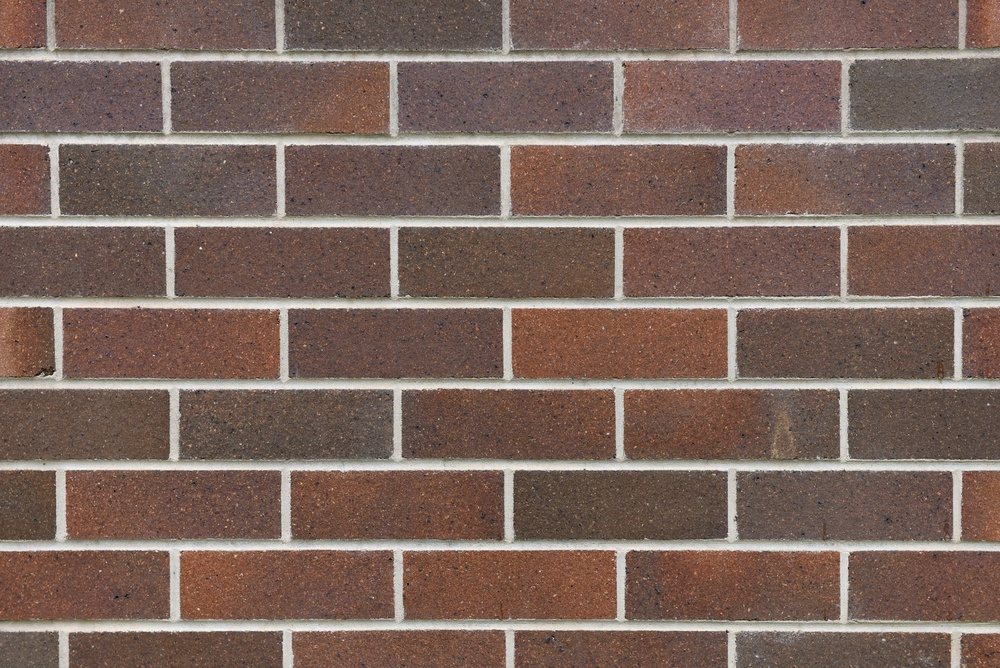
#> input picture David/bricks.jpg, 1000 x 668 px, shrunk from 1920 x 1282 before the run, found by its file name
$ python sorting.py
#> lines starting #> are read from the running program, lines starting #| are printed output that depends on the picture; after the words box and inside, x2 and y2 are one past the last pixel; in counts of white or black regions, pixels touching at a corner belong together
import cv2
import numpy as np

def sort_and_display_bricks(image_path):
    """
    Detects bricks in the image, sorts them from darkest to lightest, and displays them in order.

    Parameters:
    image_path (str): Path to the image file.

    Returns:
    None
    """
#> called with image_path = 'David/bricks.jpg'
    # Load the image from the given path
    image = cv2.imread(image_path)
#> image is the input picture: shape (668, 1000, 3); mean B, G, R 92.9, 101.9, 123.9

    if image is None:
        print(f"Error: Unable to load image at {image_path}")
        return

    original = image.copy()

    # Convert the image to grayscale for further processing
    gray = cv2.cvtColor(image, cv2.COLOR_BGR2GRAY)

    # Apply Gaussian blur to reduce noise and improve contour detection
    blur = cv2.GaussianBlur(gray, (25, 25), 0)
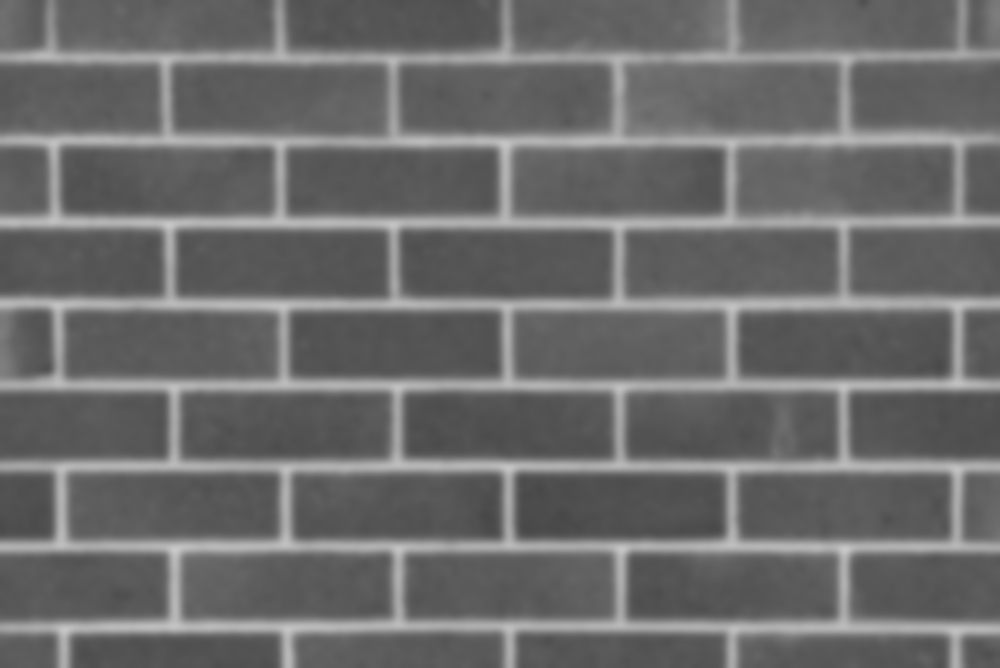
#> blur: shape (668, 1000); min 72, max 201, mean 107.5

    # Apply adaptive thresholding to create a binary image
    thresh = cv2.adaptiveThreshold(blur, 255, cv2.ADAPTIVE_THRESH_GAUSSIAN_C,
                                   cv2.THRESH_BINARY_INV, 11, 2)
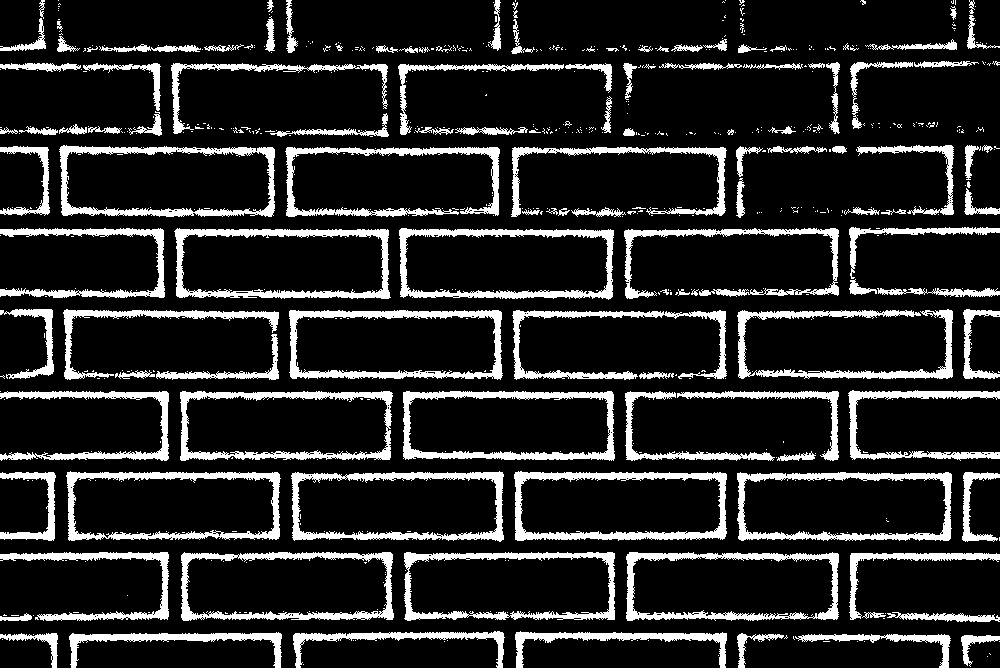
#> thresh: shape (668, 1000); 15.6% white; 646 white regions (523 under 20 px), largest, box (x1, y1, x2, y2) and area: (514, 471, 727, 541) 3562, (174, 228, 391, 299) 3460, (289, 310, 503, 380) 3412

    # Define a kernel for morphological operations to remove small noise
    kernel = np.ones((20, 20), np.uint8)

    # Perform morphological opening to clean up the binary image
    opening = cv2.morphologyEx(thresh, cv2.MORPH_CLOSE, kernel)
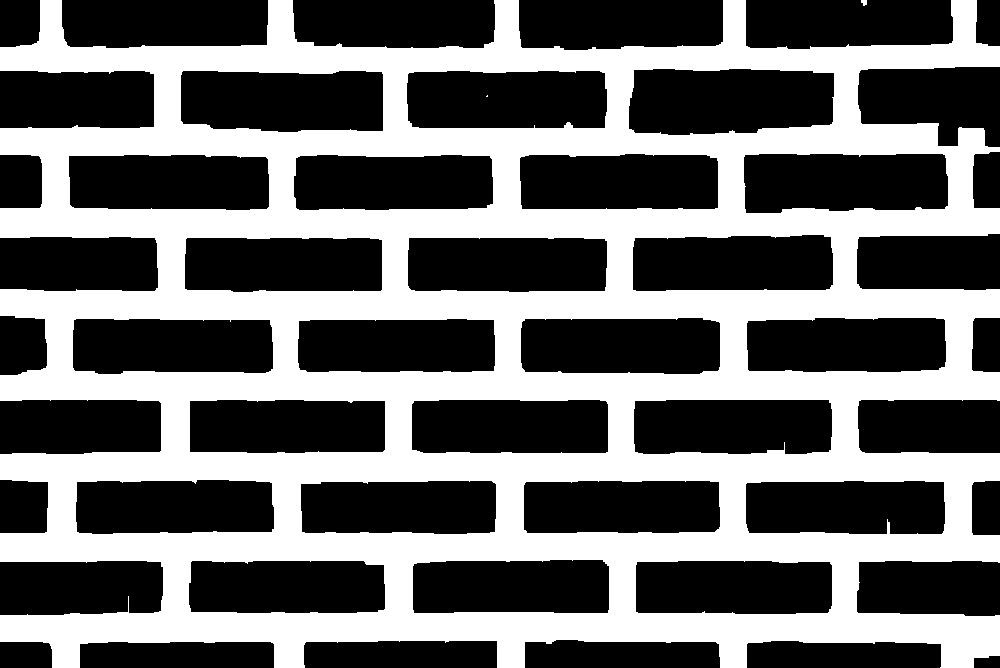
#> opening: shape (668, 1000); 41.6% white; 3 white regions (1 under 20 px), largest, box (x1, y1, x2, y2) and area: (0, 0, 1000, 668) 277706, (861, 0, 867, 6) 28

    # Check if the image should be inverted
    if np.mean(opening) < 150:  # If the average intensity is less than 150, invert
        opening = cv2.bitwise_not(opening)
#> opening: shape (668, 1000); 58.4% white; 3 black regions (1 under 20 px)

    # Find contours of the objects in the cleaned binary image
    contours = cv2.findContours(opening, cv2.RETR_EXTERNAL, cv2.CHAIN_APPROX_SIMPLE)
#> contours = 50 contours; largest, box (x1, y1, x2, y2) and area: (629, 69, 834, 135) 11982, (181, 71, 383, 132) 11248, (744, 154, 948, 213) 10967, (407, 71, 607, 128) 10808, (521, 318, 720, 374) 10408
    contours = contours[0] if len(contours) == 2 else contours[1]

    # Filter contours to remove small ones that are unlikely to be bricks
    brick_contours = [contour for contour in contours if cv2.contourArea(contour) > 1000]
#> brick_contours = 48 contours; largest, box (x1, y1, x2, y2) and area: (629, 69, 834, 135) 11982, (181, 71, 383, 132) 11248, (744, 154, 948, 213) 10967, (407, 71, 607, 128) 10808, (521, 318, 720, 374) 10408

    # Initialize a list to hold the bricks and their intensities
    bricks = []

    # Loop over each detected brick contour
    for contour in brick_contours:
        # Get the bounding box for the brick
        x, y, w, h = cv2.boundingRect(contour)

        # Extract the brick region from the grayscale image
        brick_gray = gray[y:y+h, x:x+w]
        brick_color = original[y:y+h, x:x+w]

        # Calculate the average intensity of the brick
        avg_intensity = np.mean(brick_gray)

        # Store the brick and its intensity in the list
        bricks.append((avg_intensity, brick_color))
#> this loop made 48 passes
#> (x, y, w, h, avg_intensity) on passes 1 to 12: (80, 642, 194, 26, 82.13), (0, 642, 52, 26, 91.81), (747, 641, 194, 27, 89.11), (304, 641, 193, 27, 91.83), (525, 640, 195, 28, 86.1), (857, 561, 143, 55, 88.09), (636, 561, 196, 53, 87.24), (189, 561, 196, 52, 92.39), (0, 561, 163, 54, 88.48), (413, 560, 196, 53, 91.59), (972, 481, 28, 54, 100.3), (746, 481, 199, 53, 89.12)
#> pass 1, in sort_and_display_bricks, `brick_color = original[y:y+h, x:x+w]`:
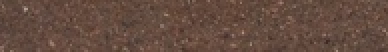
#> brick_color: shape (26, 194, 3) (shown 2 times larger); mean B, G, R 64.1, 76, 101
#> after the loop:
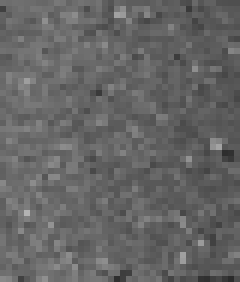
#> brick_gray: shape (47, 40) (shown 6 times larger); min 43, max 179, mean 100.9
#> after the loop, bricks = 48 items

    # Sort the bricks by intensity (darkest to lightest)
    bricks.sort(key=lambda x: x[0])

    # Display the bricks in order from darkest to lightest
    for i, (intensity, brick) in enumerate(bricks):
        cv2.imshow(f'Brick {i+1} (Intensity: {intensity:.2f})', brick)
        cv2.waitKey(0)  # Wait for a key press to show the next brick
#> this loop made 48 passes
#> intensity on passes 1 to 12: 78.94, 79.41, 81.68, 82.13, 82.27, 83.71, 84.87, 85.11, 85.18, 85.39, 85.77, 85.95
#> pass 1, in sort_and_display_bricks, `cv2.imshow(f'Brick {i+1} (Intensity: {intensity:.2f})', brick)`:
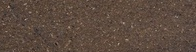
#> window 'Brick 1 (Intensity: 78.94)': shape (52, 196, 3); mean B, G, R 63.1, 74.8, 93
#> pass 2, in sort_and_display_bricks, `cv2.imshow(f'Brick {i+1} (Intensity: {intensity:.2f})', brick)`:
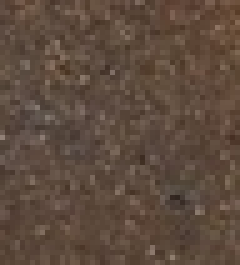
#> window 'Brick 2 (Intensity: 79.41)': shape (53, 48, 3) (shown 5 times larger); mean B, G, R 62.2, 75.3, 94.2

    cv2.destroyAllWindows()

# Example usage:
sort_and_display_bricks('David/bricks.jpg')

$ run again, with David/brick.jpg copied over David/bricks.jpg
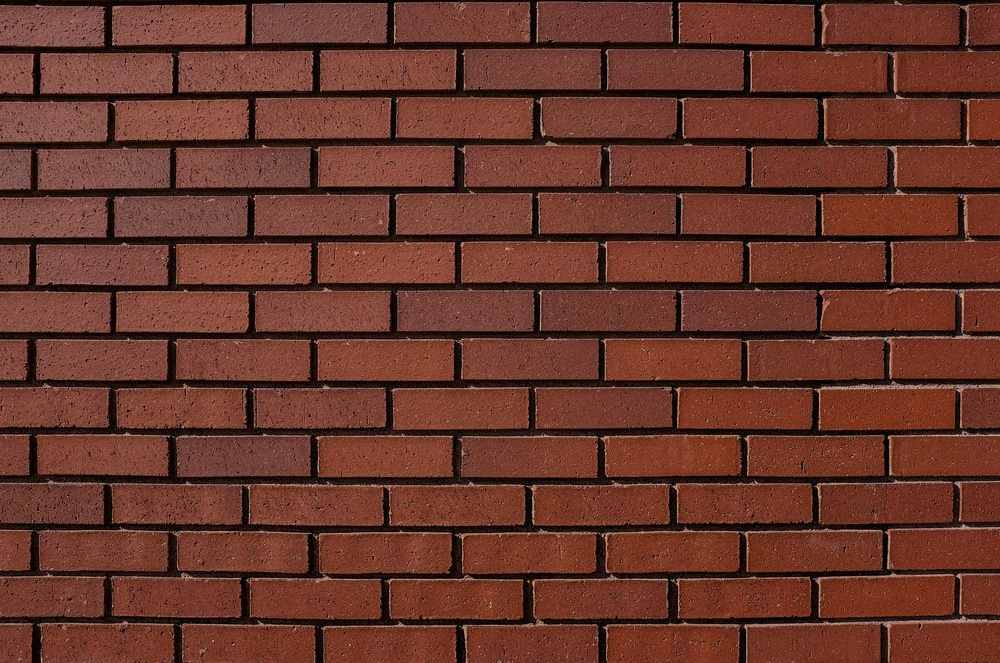
#> input picture David/brick.jpg, 1000 x 663 px, shrunk from 3000 x 1990 before the run, found by its file name
#> in sort_and_display_bricks, image is the input picture: shape (663, 1000, 3); mean B, G, R 43.1, 55.3, 105.5
#> in sort_and_display_bricks, `thresh = cv2.adaptiveThreshold(blur, 255, cv2.ADAPTIVE_THRESH_GAUSSIAN..`:
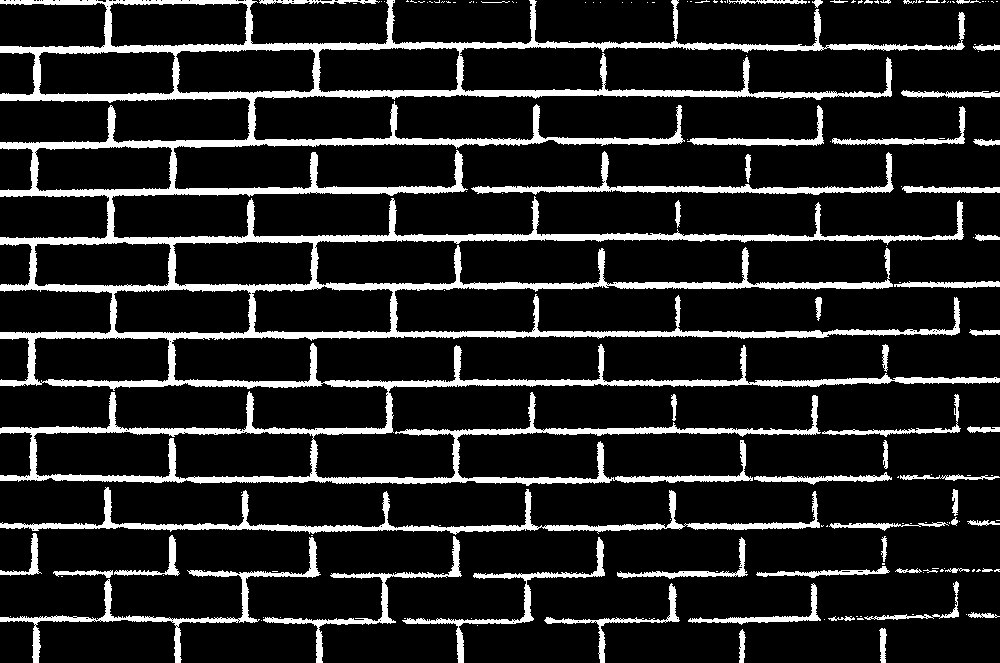
#> thresh: shape (663, 1000); 13.8% white; 169 white regions (113 under 20 px), largest, box (x1, y1, x2, y2) and area: (0, 0, 1000, 486) 63723, (0, 487, 820, 535) 5338, (0, 537, 321, 663) 2875
#> contours = 112 contours; largest, box (x1, y1, x2, y2) and area: (819, 385, 955, 431) 5917, (605, 338, 741, 381) 5635, (461, 435, 598, 479) 5634, (747, 336, 883, 381) 5581, (394, 387, 531, 430) 5561
#> brick_contours has the same summary as contours
#> the loop in sort_and_display_bricks, `for contour in brick_contours:` made 112 passes
#> (x, y, w, h, avg_intensity) on passes 1 to 8: (324, 625, 134, 38, 72.65), (182, 624, 135, 39, 73.05), (606, 623, 134, 40, 70.6), (465, 623, 134, 40, 70.09), (41, 623, 134, 40, 74.21), (0, 623, 34, 40, 70.78), (746, 621, 135, 42, 70.12), (887, 619, 113, 44, 71.88)
#> after the loop in sort_and_display_bricks, `for contour in brick_contours:`: bricks = 112 items
#> the loop in sort_and_display_bricks, `for i, (intensity, brick) in enumerate(bricks):` made 112 passes
#> intensity on passes 1 to 8: 65.23, 65.5, 67.07, 67.57, 67.67, 67.97, 68.49, 68.91
#> pass 2, in sort_and_display_bricks, `cv2.imshow(f'Brick {i+1} (Intensity: {intensity:.2f})', brick)`:
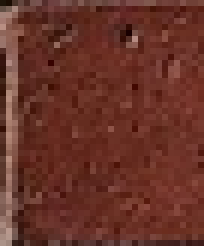
#> window 'Brick 2 (Intensity: 65.50)': shape (41, 34, 3) (shown 6 times larger); mean B, G, R 40.2, 50.7, 104.1
